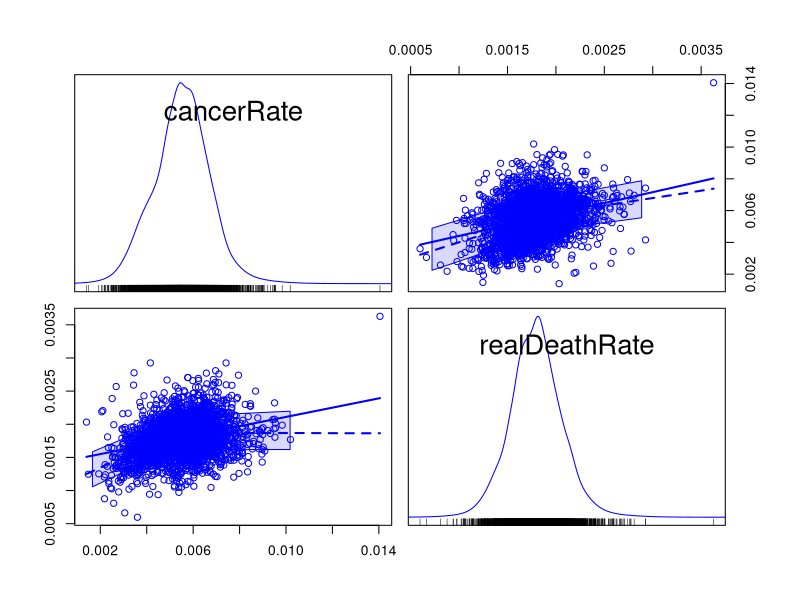
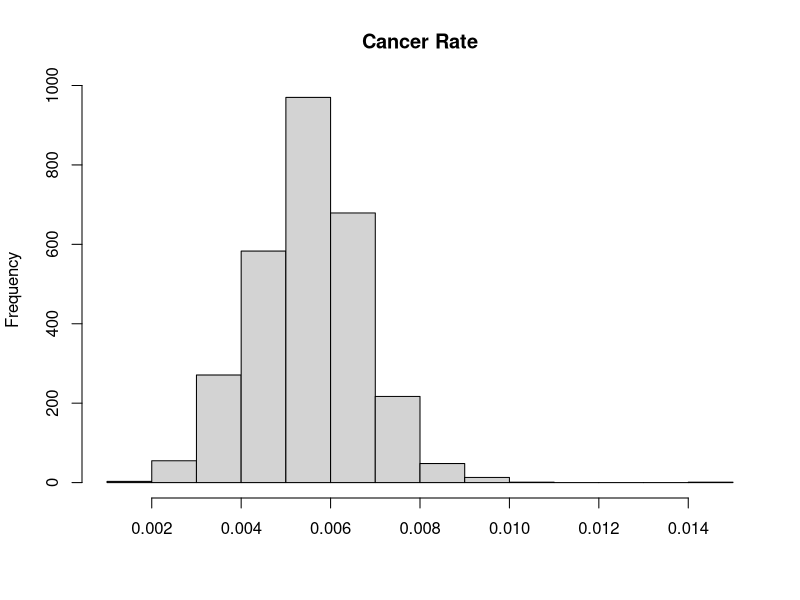
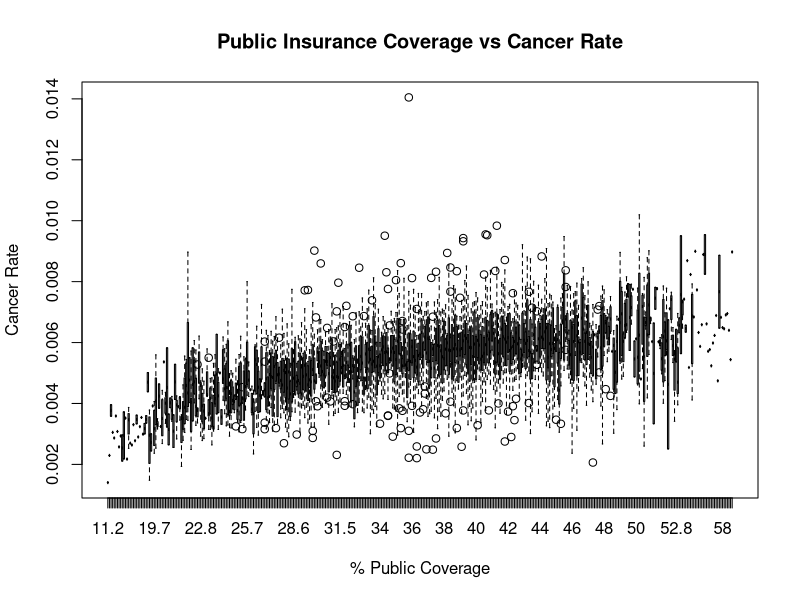
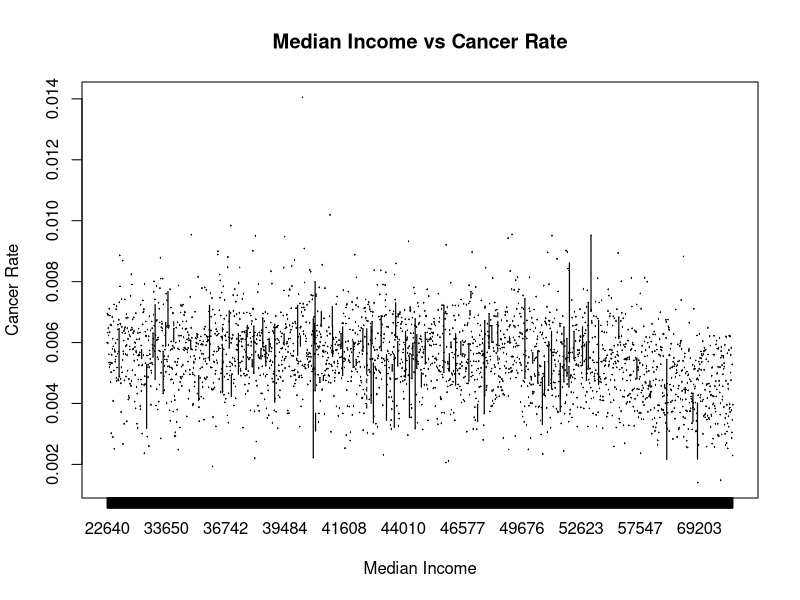
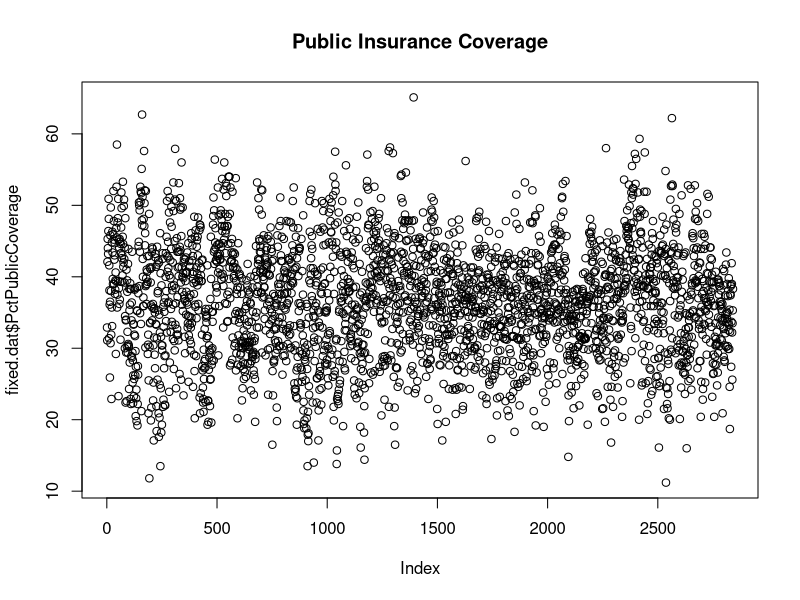
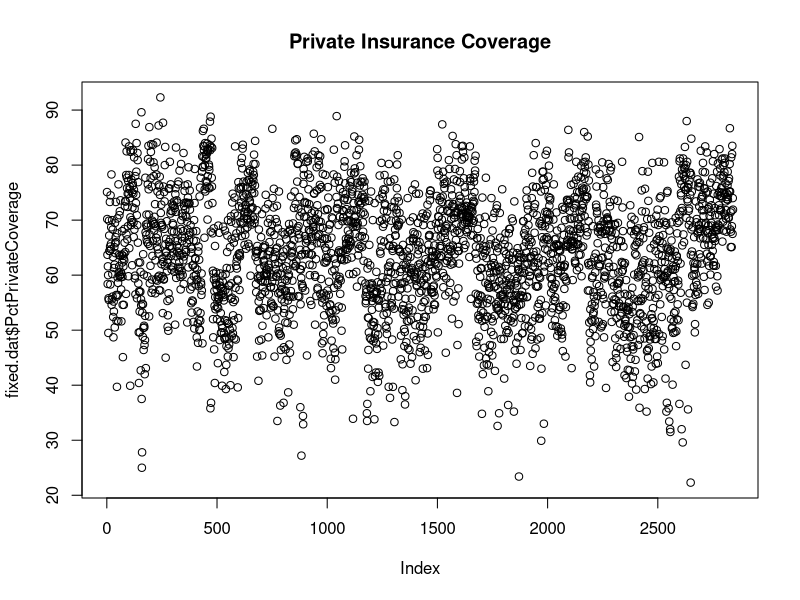
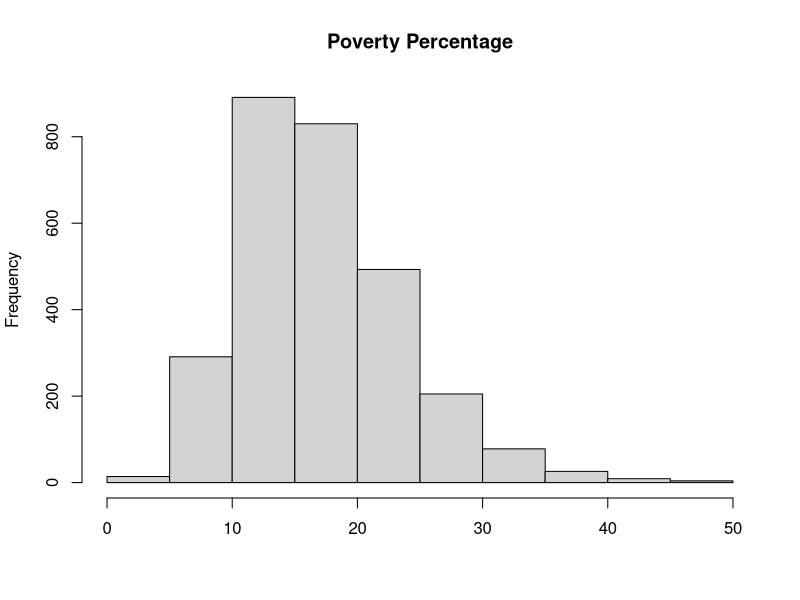
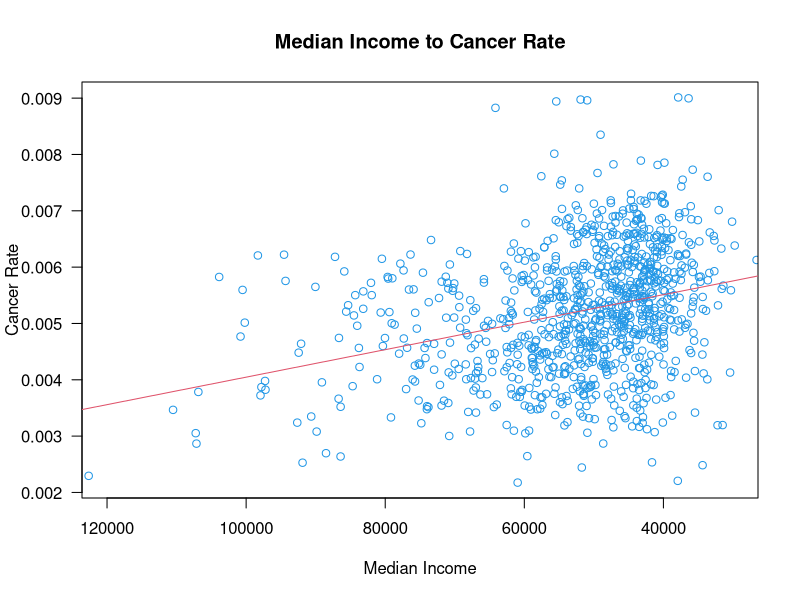

Write the R code that produced these figures, in order.
## ---- chunk 1
knitr::opts_chunk$set(echo = TRUE)
library(car)
## ---- chunk 2
canc.dat <- read.csv('cancer.csv', header = TRUE)
## ---- chunk 3
summary(canc.dat)
## ---- chunk 4
names(canc.dat)
## ---- chunk 5
nrow(canc.dat)
## ---- chunk 6
length(unique(canc.dat$Geography)) == nrow(canc.dat)
## ---- chunk 7
canc.dat[canc.dat$avgAnnCount > canc.dat$popEst2015, c('X', 'avgAnnCount')]
## ---- chunk 8
fixed.dat <- subset(canc.dat, avgAnnCount != canc.dat$avgAnnCount[116])
nrow(fixed.dat)
## ---- chunk 9
fixed.dat = subset(fixed.dat, select = -c(PctSomeCol18_24))
names(fixed.dat)
## ---- chunk 10
age.outliers = fixed.dat$MedianAge > 100
fixed.dat$MedianAge[age.outliers] = fixed.dat$MedianAge[age.outliers] / 12
# Sanity check
summary(fixed.dat$MedianAge, fixed.dat$MedianAgeFemale, fixed.dat$MedianAgeMale)
## ---- chunk 11
# The percentage of the population that had cancer. This may be flawed, because some people may have been diagnosed twice or more.
fixed.dat$cancerRate = fixed.dat$avgAnnCount / fixed.dat$popEst2015
summary(fixed.dat$cancerRate)
## ---- chunk 12
cor(fixed.dat$avgAnnCount, fixed.dat$popEst2015)
## ---- chunk 13
# The percentage of each population that died.
fixed.dat$realDeathRate = fixed.dat$deathRate / 100000
summary(fixed.dat$realDeathRate)
## ---- chunk 14
# The ratio of deaths (of any kind) to cancer incidents
fixed.dat$deathToCancerRate = fixed.dat$realDeathRate / fixed.dat$cancerRate
summary(fixed.dat$deathToCancerRate)
## ---- chunk 15
scatterplotMatrix(~ cancerRate + realDeathRate, data = fixed.dat)
## ---- chunk 16
cor(fixed.dat[ , c("cancerRate","PctPrivateCoverage","PctPublicCoverage","povertyPercent", "medIncome")], use = "complete.obs")
## ---- chunk 17
hist(fixed.dat$cancerRate, main = "Cancer Rate", xlab = NULL)
## ---- chunk 18
boxplot(fixed.dat$cancerRate ~ fixed.dat$PctPublicCoverage,
        main = "Public Insurance Coverage vs Cancer Rate",
        xlab = "% Public Coverage",
        ylab = "Cancer Rate")
## ---- chunk 19
boxplot(fixed.dat$cancerRate ~ fixed.dat$medIncome, main = "Median Income vs Cancer Rate", xlab = "Median Income", ylab = "Cancer Rate")
## ---- chunk 20
plot(fixed.dat$PctPublicCoverage, main = "Public Insurance Coverage")
## ---- chunk 21
plot(fixed.dat$PctPrivateCoverage, main = "Private Insurance Coverage")
## ---- chunk 22
hist(fixed.dat$povertyPercent, breaks = 10, xlab = NULL, main = "Poverty Percentage")
## ---- chunk 23
summary(fixed.dat$avgAnnCount)
## ---- chunk 24
highInc.dat = fixed.dat[fixed.dat$avgAnnCount > 250,c("avgAnnCount", "cancerRate", "Geography", "medIncome", "PctPublicCoverage", "PctPrivateCoverage", "povertyPercent", "AvgHouseholdSize", "deathToCancerRate")]
nrow(highInc.dat)
## ---- chunk 25
plot(highInc.dat$cancerRate ~ highInc.dat$medIncome,
     main = "Median Income to Cancer Rate",
     xlab = "Median Income",
     ylab = "Cancer Rate",
     las = 1,
     xlim = c(120000, 30000),
     col = 4)
abline(lm(highInc.dat$cancerRate ~ highInc.dat$medIncome), col = 2)
## ---- chunk 26
plot(highInc.dat$cancerRate ~ highInc.dat$PctPublicCoverage,
     main = "Public Insurance Coverage vs Cancer Rate",
     xlab = "Public Coverage %",
     ylab = "Cancer Rate",
     col = 4)
abline(lm(highInc.dat$cancerRate ~ highInc.dat$PctPublicCoverage), col = 2)
## ---- chunk 27
plot(highInc.dat$cancerRate ~ highInc.dat$PctPrivateCoverage,
     main = "Private Insurance Coverage vs Cancer Rate",
     xlab = "Private Coverage %",
     ylab = "Cancer Rate",
     col = 4)
abline(lm(highInc.dat$cancerRate ~ highInc.dat$PctPrivateCoverage), col = 2)
## ---- chunk 28
plot(highInc.dat$cancerRate ~ highInc.dat$povertyPercent,
     main = "Poverty to Cancer Rate",
     xlab = "Poverty %",
     ylab = "Cancer Rate",
     col = 4)
abline(lm(highInc.dat$cancerRate ~ highInc.dat$povertyPercent), col = 2)
## ---- chunk 29
plot(highInc.dat$deathToCancerRate ~ highInc.dat$medIncome,
     main = "Median Income to Cancer to Death Rate",
     xlab = "Median Income",
     ylab = "Cancer to Death Rate",
     las = 1,
     xlim = c(120000, 30000),
     col = 4)
abline(lm(highInc.dat$deathToCancerRate ~ highInc.dat$medIncome), col = 2)
## ---- chunk 30
plot(highInc.dat$deathToCancerRate ~ highInc.dat$PctPublicCoverage,
     main = "Public Insurance Coverage vs Cancer to Death Rate",
     xlab = "Public Coverage %",
     ylab = "Cancer to Death Rate",
     col = 4)
abline(lm(highInc.dat$deathToCancerRate ~ highInc.dat$PctPublicCoverage), col = 2)
